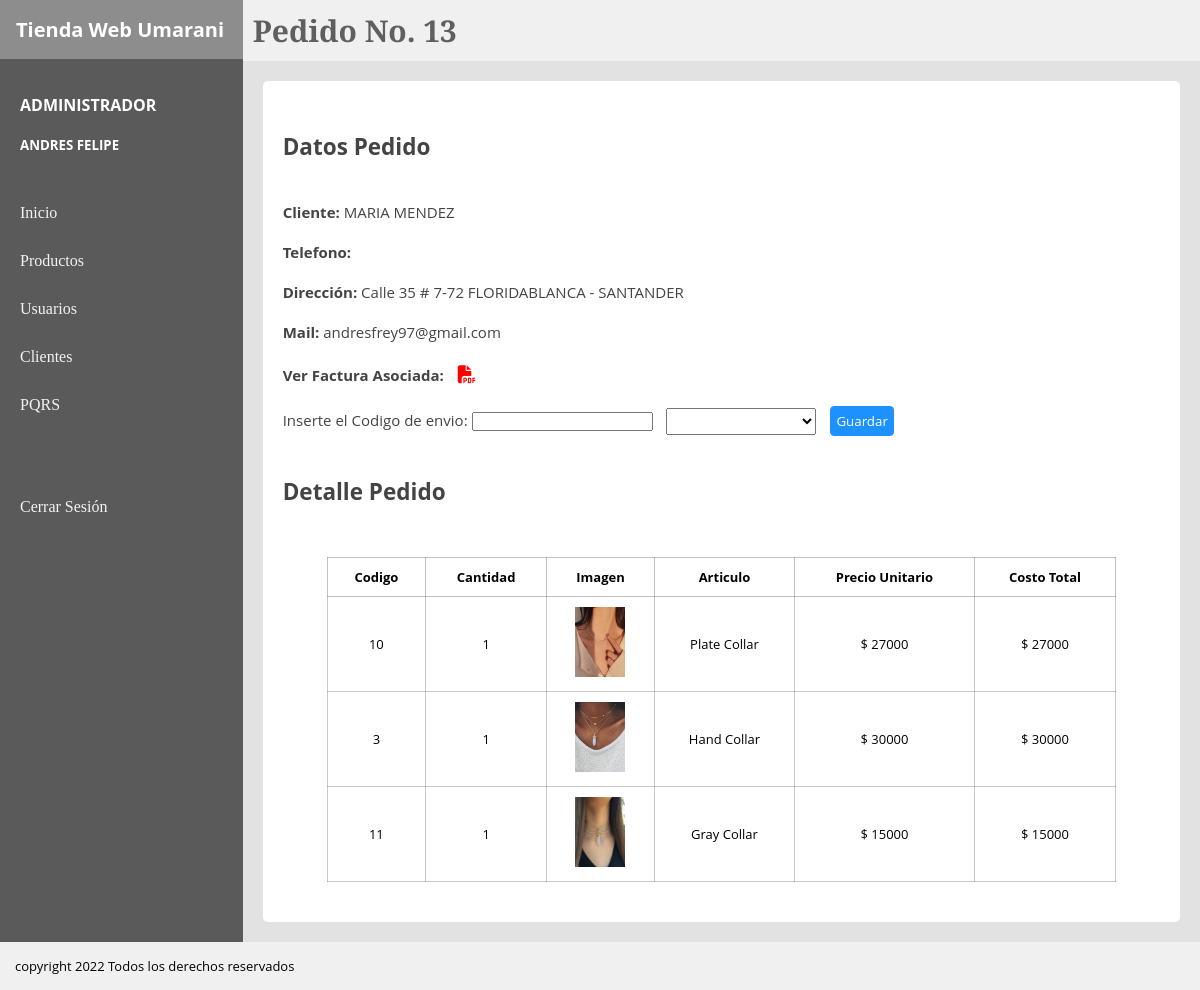
Page /Controller/mostrarDetallePedido.php?ped=13 (signed in) on the committed database.
### tables this page shows
CREATE TABLE `factura` (
  `facturaId` int(11) NOT NULL AUTO_INCREMENT,
  `facturaFecha` date NOT NULL,
  `facturaCostoTotal` int(11) NOT NULL,
  `facturaClienteDoc` varchar(50) NOT NULL,
  `factura_tipoPagoId` int(11) NOT NULL,
  `facturaClienteId` int(11) NOT NULL,
  `facturaClienteDireccion` varchar(250) NOT NULL,
  `facturaImpuestoId` int(11) NOT NULL,
  PRIMARY KEY (`facturaId`),
  KEY `fk_facturaClienteDoc` (`facturaClienteId`),
  KEY `fk_factura_tipoPagoId` (`factura_tipoPagoId`),
  KEY `impuestoId` (`facturaImpuestoId`),
  CONSTRAINT `fk_facturaClienteDoc` FOREIGN KEY (`facturaClienteId`) REFERENCES `cliente` (`clienteId`),
  CONSTRAINT `fk_factura_tipoPagoId` FOREIGN KEY (`factura_tipoPagoId`) REFERENCES `tipopago` (`tipoPagoId`)
);

CREATE TABLE `cliente` (
  `clienteId` int(11) NOT NULL AUTO_INCREMENT,
  `clienteNombre` varchar(50) NOT NULL,
  `clienteApellido` varchar(50) NOT NULL,
  `clienteTelefono` varchar(10) NOT NULL,
  `clienteEmail` varchar(150) NOT NULL,
  `clienteContraseña` varchar(10) NOT NULL,
  PRIMARY KEY (`clienteId`)
);

CREATE TABLE `productoporpedido` (
  `prodPedId` int(11) NOT NULL AUTO_INCREMENT,
  `prodPed_artId` int(11) NOT NULL,
  `prodPed_pedidoId` int(11) NOT NULL,
  `prodPedCant` int(11) NOT NULL,
  `prodPedValorArt` int(11) NOT NULL,
  PRIMARY KEY (`prodPedId`),
  KEY `fk_prodPed_artId` (`prodPed_artId`),
  KEY `fk_prodPed_pedidoId` (`prodPed_pedidoId`),
  CONSTRAINT `fk_prodPed_artId` FOREIGN KEY (`prodPed_artId`) REFERENCES `articulo` (`artId`),
  CONSTRAINT `fk_prodPed_pedidoId` FOREIGN KEY (`prodPed_pedidoId`) REFERENCES `pedido` (`pedidoId`)
);

CREATE TABLE `articulo` (
  `artId` int(11) NOT NULL AUTO_INCREMENT,
  `artNombre` varchar(150) NOT NULL,
  `artPrecio` int(11) NOT NULL,
  `artCantidad` int(11) NOT NULL,
  `artVista` varchar(250) NOT NULL,
  `artEstado` varchar(15) NOT NULL,
  `artCategoriaId` int(11) NOT NULL,
  PRIMARY KEY (`artId`),
  KEY `fk_artCategoriaId` (`artCategoriaId`),
  CONSTRAINT `fk_artCategoriaId` FOREIGN KEY (`artCategoriaId`) REFERENCES `categoria` (`categoriaId`)
);

### View/detallePedido.php (the view, shortened to what this page needs)
<?php
    require_once('../Controller/mostrarDetallePedido.php');
?>
<!DOCTYPE html>
<html lang="en">
<head>
</head>
<body>
<link rel="stylesheet" href="../CSS/productosEstilos.css">
    <div class="padre">
        <div class="board">
            <div class="titulo">
                <h1>Tienda Web Umarani</h1>
            </div>
            <div class="usuario">
                <h4><?php echo "$_SESSION[rol] "; ?></h4>
                <h5><?php echo "$_SESSION[nombre] $_SESSION[apellido] "; ?></h5>
            </div>
            <nav class="secciones">
                <a href="#">Inicio</a>
                <a href="../View/Productos.php">Productos</a>
                <a href="../View/Usuarios.php">Usuarios</a>
                <a href="../View/adminClientes.php">Clientes</a>
                <a href="../View/PQRS.php">PQRS</a> <br><br><br>
                <a href="../Controller/cerrarSesion.php">Cerrar Sesión</a>
            </nav>
        </div>
        <div class="content">
        <header class="header">
            <h1>Pedido No. <?php echo "$id" ?></h1>
        </header>
        <section class="section">
            <div class="container">
                <div class="filtros" >
                        <h1>Datos Pedido</h1><br><br>
                        <p><b>Cliente: </b>  <?php echo "$nombre $apellido" ?></p><br>
                        <p><b>Telefono: </b>   <?php echo "$telefono" ?>   </p><br>
                        <p><b>Dirección: </b>  <?php echo "$direccion" ?> </p><br>
                        <p><b>Mail: </b>  andresfrey97@gmail.com </p><br>
                        <p> <b> Ver Factura Asociada: </b><a class="cancel" href="../Controller/ImprimirFactura.php?factId=<?php echo "$id" ?>"> <i class="fas fa-file-pdf"></i></a><br> </p><br>
                        <form action="../Controller/ordenDespacho.php" method="post">
                        <label for="">Inserte el Codigo de envio: </label>
                        <input type="text">
                        <select name="" id="">
                            <option value=""></option>
                        </select>
                        <input class="searchButton" type="submit" value="Guardar">
                        </form><br><br>
                        <h1>Detalle Pedido</h1><br>
                </div>
                <table>
                    <tr>
                        <th>Codigo</th>
                        <th>Cantidad</th>
                        <th>Imagen</th>
                        <th>Articulo</th>
                        <th>Precio Unitario</th>
                        <th>Costo Total</th>
                    </tr>
                     <?php
                        while($detPed = mysqli_fetch_array($detallePedido)){
                     ?>
                    <tr class="información" >
                        <td> <?php echo $detPed['artId']   ?></td>
                        <td> <?php echo $detPed['prodPedCant']   ?> </td>
                        <td> <img src="<?php echo $detPed['artVista']   ?>" alt=""> </td>
                        <td> <?php echo $detPed['artNombre']   ?></td>
                        <td> <?php echo "$ " . $detPed['artPrecio']   ?></td>
                        <td> <?php echo "$ " . $detPed['artPrecio'] * $detPed['prodPedCant']  ?></td>
                        <?php
                        }
                     ?>
                </table>
            </div>
        </section>
        </div>
    </div>
    <footer class="footer">
        <p>copyright 2022 Todos los derechos reservados</p>
    </footer>
</body>
</html>

### CSS/productosEstilos.css (style rules this page uses)
* { padding: 0px; margin: 0px; }
.padre { display: flex; }
.board { background: #5a5a5a; flex: 1 1 auto; height: auto; }
.titulo { background: #8d8d8d; padding: 10px; }
.titulo h1 { font-family: 'Open Sans', sans-serif; font-size: 20px; padding: 6px; color:rgb(255, 255, 255); }
.usuario { padding: 10px; margin-top: 15px; }
.usuario h4 { color: rgb(255, 255, 255); font-family: 'Open Sans', sans-serif; padding: 10px; }
.usuario h5 { color: rgb(255, 255, 255); font-family: 'Open Sans', sans-serif; padding: 10px; }
.secciones { padding: 10px; }
.secciones a { display: block; padding: 10px; color: rgb(243, 243, 243); text-decoration: none; margin-top: 10px; font-family: 'Bitter', serif; transition: 0.3s ease-in-out; }
.content { flex: 100 1 auto; }
.header { background: #f0f0f0; }
.header h1 { font-family: 'Bitter', serif; font-size: 30px; padding: 10px; color: rgb(95, 95, 95); }
.section { background: #e2e2e2; padding: 20px; min-height: 720px; }
.container { padding: 20px; border-radius: 5px; background: #ffffff; }
table { margin-left: auto; margin-right: auto; border: 1px solid rgba(95, 95, 95, 0.384); border-collapse: collapse; width: 90%; font-family: 'Open Sans', sans-serif; font-size: 13px; }
th { border: 1px solid rgba(95, 95, 95, 0.384); text-align: center; padding: 10px; }
td { border: 0.5px solid rgba(95, 95, 95, 0.336); padding: 10px; text-align: center; }
td img { width: 50px; height: 70px; }
.cancel { color: rgb(255, 0, 0); font-size: 18px; padding: 10px; }
select { width: 50px; margin: 0px 10px; padding: 4px; }
.filtros { margin: 30px 0px; font-family: 'Open Sans', sans-serif; font-size: 15px; color: #444444; }
.filtros select { width: 150px; overflow: hidden; }
.searchButton { padding: 5px; font-family: 'Open Sans', sans-serif; background: #1d92ff; color: #fff; border: 0.5px solid #1d92ff; border-radius: 4px; cursor: pointer; }
.footer { background: #f0f0f0; padding: 15px; font-family: 'Open Sans', sans-serif; font-size: 13px; }

### rows in the picture
factura: facturaClienteId.clienteNombre "MARIA", facturaClienteId.clienteApellido "MENDEZ", facturaClienteDireccion "Calle 35 # 7-72 FLORIDABLANCA - SANTANDER"
productoporpedido: prodPed_artId.artId "10", prodPedCant "1", prodPed_artId.artVista (picture), prodPed_artId.artNombre "Plate Collar", prodPed_artId.artPrecio "27000", $detPed['artPrecio']*$detPed['prodPedCant'] "27000"
productoporpedido: prodPed_artId.artId "3", prodPedCant "1", prodPed_artId.artVista (picture), prodPed_artId.artNombre "Hand Collar", prodPed_artId.artPrecio "30000", $detPed['artPrecio']*$detPed['prodPedCant'] "30000"
productoporpedido: prodPed_artId.artId "11", prodPedCant "1", prodPed_artId.artVista (picture), prodPed_artId.artNombre "Gray Collar", prodPed_artId.artPrecio "15000", $detPed['artPrecio']*$detPed['prodPedCant'] "15000"

### other values in the picture
$_SESSION[rol] "ADMINISTRADOR"
$_SESSION[nombre] "ANDRES"
$_SESSION[apellido] "FELIPE"
$id "13"
